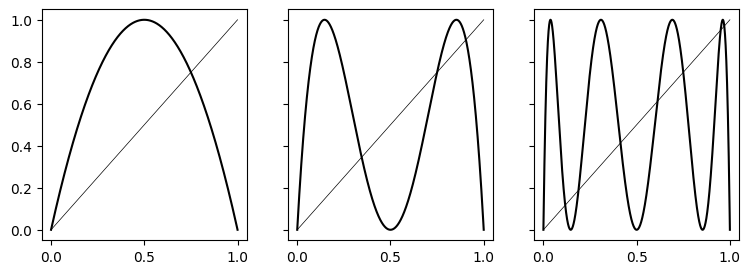

The Python source for this figure:
import numpy as np
from matplotlib import pyplot as plt

def h(x, mu=4, n=1):
    y = x
    for k in range(n):
        y = mu*y*(1 - y)
    return y

figure, axes = plt.subplots(nrows=1, ncols=3, figsize=(9,3), sharey=True)

x = np.linspace(start=0, stop=1, num=10000)
for k in range(3):
    y = h(x, n=k+1)
    axes[k].plot(x, y, color='black')
    axes[k].plot(x, x, color='black', linewidth=0.5)

figure.savefig(fname='h_4.png', bbox_inches='tight')
